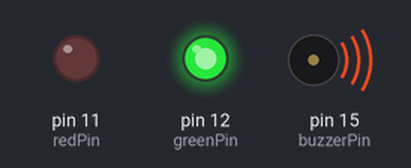
The program below on a simulated Raspberry Pi (header pin numbers). On the bench: output pins drawn as LEDs (lit = HIGH), buzzer (waves = sounding, pin HIGH).

Above: at 0.2 s.
At 1.7 s:
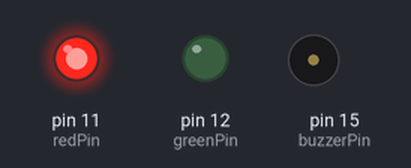
Timing chart, 0 to 3.0 s (numbered marks = the images above):
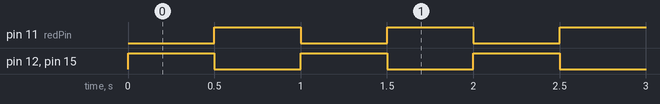

The program:

Active_Buzzer_with_Green_Red_LED.py
```python
"""
When Buzzer is ON, Green LED is ON and Red LED is OFF.
When Buzzer is OFF, Green LED is OFF and Red LED is ON.
"""

import RPi.GPIO as GPIO
import time

GPIO.setmode(GPIO.BOARD)

redPin = 11
greenPin = 12
buzzerPin = 15

GPIO.setup(redPin,GPIO.OUT)
GPIO.setup(greenPin,GPIO.OUT)
GPIO.setup(buzzerPin,GPIO.OUT)

try:
    while True:
        GPIO.output(greenPin,1)
        GPIO.output(buzzerPin,1)
        GPIO.output(redPin,0)
        time.sleep(0.5)

        GPIO.output(greenPin,0)
        GPIO.output(buzzerPin,0)
        GPIO.output(redPin,1)
        time.sleep(0.5)
except KeyboardInterrupt:
	GPIO.cleanup()
```

Measured:
- by itself, pin 11 (redPin), pin 12 (greenPin), pin 15 (buzzerPin): alternates HIGH for 0.50 s and LOW for 0.50 s
